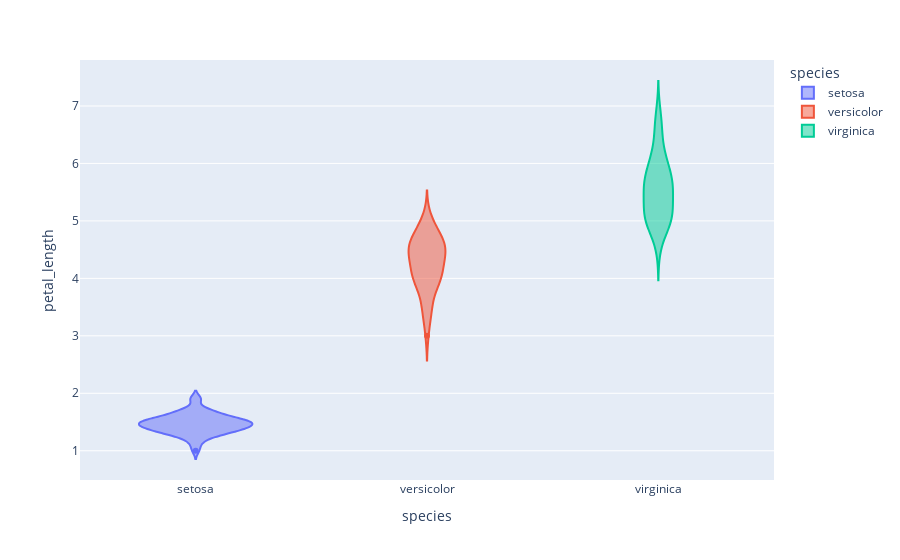

Source (notebook cell):
### Code cell
fig = px.violin(df, x="species" ,y="petal_length", color ="species")
fig.show()

### Figure 1 — Plotly figure (JSON) as saved in the notebook; plotly's stock layout.template omitted (floating-point values rounded to 4 significant figures)
{"data": [{"alignmentgroup": "True", "box": {"visible": false}, "hovertemplate": "species=%{x}<br>petal_length=%{y}<extra></extra>", "legendgroup": "setosa", "marker": {"color": "#636efa"}, "name": "setosa", "offsetgroup": "setosa", "orientation": "v", "scalegroup": "True", "showlegend": true, "type": "violin", "x": ["setosa", "setosa", "setosa", "setosa", "setosa", "setosa", "setosa", "setosa", "setosa", "setosa", "setosa", "setosa", "setosa", "setosa", "setosa", "setosa", "setosa", "setosa", "setosa", "setosa", "setosa", "setosa", "setosa", "setosa", "setosa", "setosa", "setosa", "setosa", "setosa", "setosa", "setosa", "setosa", "setosa", "setosa", "setosa", "setosa", "setosa", "setosa", "setosa", "setosa", "setosa", "setosa", "setosa", "setosa", "setosa", "setosa", "setosa", "setosa", "setosa", "setosa"], "x0": " ", "xaxis": "x", "y": [1.4, 1.4, 1.3, 1.5, 1.4, 1.7, 1.4, 1.5, 1.4, 1.5, 1.5, 1.6, 1.4, 1.1, 1.2, 1.5, 1.3, 1.4, 1.7, 1.5, 1.7, 1.5, 1, 1.7, 1.9, 1.6, 1.6, 1.5, 1.4, 1.6, 1.6, 1.5, 1.5, 1.4, 1.5, 1.2, 1.3, 1.5, 1.3, 1.5, 1.3, 1.3, 1.3, 1.6, 1.9, 1.4, 1.6, 1.4, 1.5, 1.4], "y0": " ", "yaxis": "y"}, {"alignmentgroup": "True", "box": {"visible": false}, "hovertemplate": "species=%{x}<br>petal_length=%{y}<extra></extra>", "legendgroup": "versicolor", "marker": {"color": "#EF553B"}, "name": "versicolor", "offsetgroup": "versicolor", "orientation": "v", "scalegroup": "True", "showlegend": true, "type": "violin", "x": ["versicolor", "versicolor", "versicolor", "versicolor", "versicolor", "versicolor", "versicolor", "versicolor", "versicolor", "versicolor", "versicolor", "versicolor", "versicolor", "versicolor", "versicolor", "versicolor", "versicolor", "versicolor", "versicolor", "versicolor", "versicolor", "versicolor", "versicolor", "versicolor", "versicolor", "versicolor", "versicolor", "versicolor", "versicolor", "versicolor", "versicolor", "versicolor", "versicolor", "versicolor", "versicolor", "versicolor", "versicolor", "versicolor", "versicolor", "versicolor", "versicolor", "versicolor", "versicolor", "versicolor", "versicolor", "versicolor", "versicolor", "versicolor", "versicolor", "versicolor"], "x0": " ", "xaxis": "x", "y": [4.7, 4.5, 4.9, 4, 4.6, 4.5, 4.7, 3.3, 4.6, 3.9, 3.5, 4.2, 4, 4.7, 3.6, 4.4, 4.5, 4.1, 4.5, 3.9, 4.8, 4, 4.9, 4.7, 4.3, 4.4, 4.8, 5, 4.5, 3.5, 3.8, 3.7, 3.9, 5.1, 4.5, 4.5, 4.7, 4.4, 4.1, 4, 4.4, 4.6, 4, 3.3, 4.2, 4.2, 4.2, 4.3, 3, 4.1], "y0": " ", "yaxis": "y"}, {"alignmentgroup": "True", "box": {"visible": false}, "hovertemplate": "species=%{x}<br>petal_length=%{y}<extra></extra>", "legendgroup": "virginica", "marker": {"color": "#00cc96"}, "name": "virginica", "offsetgroup": "virginica", "orientation": "v", "scalegroup": "True", "showlegend": true, "type": "violin", "x": ["virginica", "virginica", "virginica", "virginica", "virginica", "virginica", "virginica", "virginica", "virginica", "virginica", "virginica", "virginica", "virginica", "virginica", "virginica", "virginica", "virginica", "virginica", "virginica", "virginica", "virginica", "virginica", "virginica", "virginica", "virginica", "virginica", "virginica", "virginica", "virginica", "virginica", "virginica", "virginica", "virginica", "virginica", "virginica", "virginica", "virginica", "virginica", "virginica", "virginica", "virginica", "virginica", "virginica", "virginica", "virginica", "virginica", "virginica", "virginica", "virginica", "virginica"], "x0": " ", "xaxis": "x", "y": [6, 5.1, 5.9, 5.6, 5.8, 6.6, 4.5, 6.3, 5.8, 6.1, 5.1, 5.3, 5.5, 5, 5.1, 5.3, 5.5, 6.7, 6.9, 5, 5.7, 4.9, 6.7, 4.9, 5.7, 6, 4.8, 4.9, 5.6, 5.8, 6.1, 6.4, 5.6, 5.1, 5.6, 6.1, 5.6, 5.5, 4.8, 5.4, 5.6, 5.1, 5.1, 5.9, 5.7, 5.2, 5, 5.2, 5.4, 5.1], "y0": " ", "yaxis": "y"}], "layout": {"legend": {"title": {"text": "species"}, "tracegroupgap": 0}, "margin": {"t": 60}, "violinmode": "overlay", "xaxis": {"anchor": "y", "categoryarray": ["setosa", "versicolor", "virginica"], "categoryorder": "array", "domain": [0, 1], "title": {"text": "species"}}, "yaxis": {"anchor": "x", "domain": [0, 1], "title": {"text": "petal_length"}}}}
